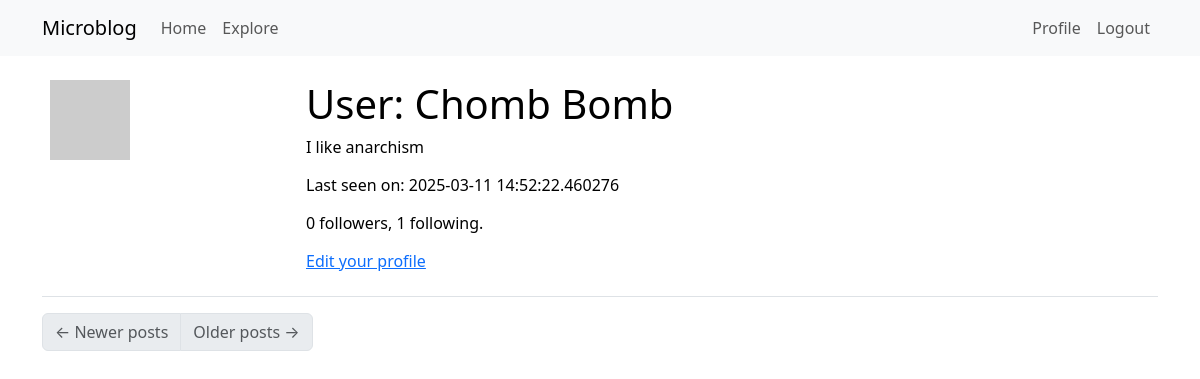
The app's page /user/Chomb Bomb (signed in), older data.
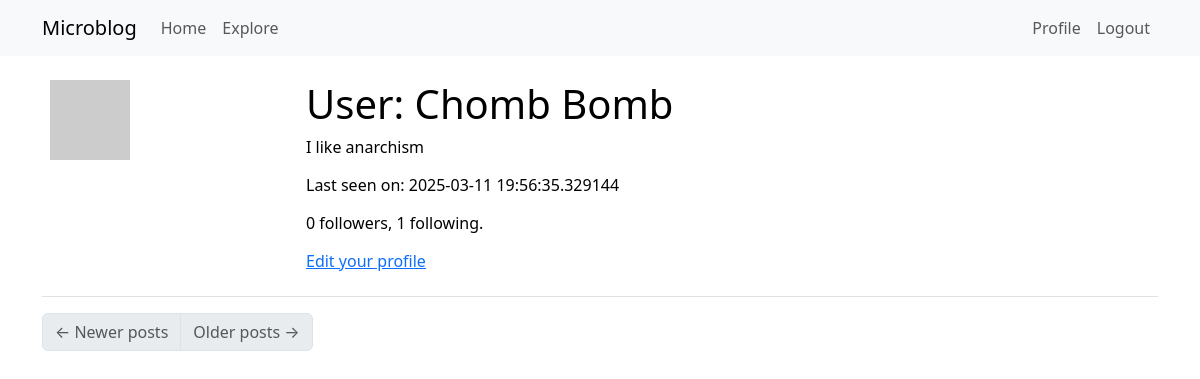
The same page, newer data.
### app/models.py (models this page shows, shortened)
class User(UserMixin, db.Model):
    id: so.Mapped[int] = so.mapped_column(primary_key=True)
    username: so.Mapped[str] = so.mapped_column(sa.String(64), index=True,
                                                unique=True)
    email: so.Mapped[str] = so.mapped_column(sa.String(120), index=True,
                                             unique=True)
    password_hash: so.Mapped[Optional[str]] = so.mapped_column(sa.String(256))
    about_me: so.Mapped[Optional[str]] = so.mapped_column(sa.String(140))
    last_seen: so.Mapped[Optional[datetime]] = so.mapped_column(
        default=lambda: datetime.now(timezone.utc))
    posts: so.WriteOnlyMapped['Post'] = so.relationship(
        back_populates='author')
    following: so.WriteOnlyMapped['User'] = so.relationship(
        secondary=followers, primaryjoin=(followers.c.follower_id == id),
        secondaryjoin=(followers.c.followed_id == id),
        back_populates='followers')
    followers: so.WriteOnlyMapped['User'] = so.relationship(
        secondary=followers, primaryjoin=(followers.c.followed_id == id),
        secondaryjoin=(followers.c.follower_id == id),
        back_populates='following')
    def avatar(self, size):
        digest = md5(self.email.lower().encode('utf-8')).hexdigest()
        return f'https://www.gravatar.com/avatar/{digest}?d=identicon&s={size}'
    def followers_count(self):
        query = sa.select(sa.func.count()).select_from(
            self.followers.select().subquery())
        return db.session.scalar(query)
    def following_count(self):
        query = sa.select(sa.func.count()).select_from(
            self.following.select().subquery())
        return db.session.scalar(query)

### app/routes.py (the view)
@app.route('/user/<username>')
@login_required
def user(username):
    user = db.first_or_404(sa.select(User).where(User.username == username))
    posts = [
        {'author': user, 'body': 'Test post #1'},
        {'author': user, 'body': 'Test post #2'}
    ]
    form = EmptyForm()
    return render_template('user.html', user=user, posts=posts, form=form)

### app/models.py (called while the page is built)
@login.user_loader
def load_user(id):
    return db.session.get(User, int(id))

### app/routes.py (called while the page is built)
@app.before_request
def before_request():
    if current_user.is_authenticated:
        current_user.last_seen = datetime.now(timezone.utc)
        db.session.commit()

### app/templates/user.html (shortened to what this page needs)
{% extends "base.html" %} {% block content %}
<table class="table table-hover">
  <tr>
    <td width="256px"><img src="{{ user.avatar(256) }}" /></td>
    <td>
      <h1>User: {{ user.username }}</h1>
      {% if user.about_me %}
      <p>{{ user.about_me }}</p>
      {% endif %} {% if user.last_seen %}
      <p>Last seen on: {{ user.last_seen }}</p>
      {% endif %}
      <p>
        {{ user.followers_count() }} followers, {{ user.following_count() }}
        following.
      </p>
      {% if user == current_user %}
      <p><a href="{{ url_for('edit_profile') }}">Edit your profile</a></p>
      {% endif %}
    </td>
  </tr>
</table>
<nav aria-label="Post navigation">
  <ul class="pagination">
    <li class="page-item{% if not prev_url %} disabled{% endif %}">
      <a class="page-link" href="{{ prev_url }}">
        <span aria-hidden="true">&larr;</span> Newer posts
      </a>
    </li>
    <li class="page-item{% if not next_url %} disabled{% endif %}">
      <a class="page-link" href="{{ next_url }}">
        Older posts <span aria-hidden="true">&rarr;</span>
      </a>
    </li>
  </ul>
</nav>
{% endblock %}

### app/templates/base.html (shortened to what this page needs)
<html lang="en">
   <head>
     <link
         href="https://cdn.jsdelivr.net/npm/bootstrap@5.3.2/dist/css/bootstrap.min.css"
         rel="stylesheet"
>
   </head>
   <body>
     <nav class="navbar navbar-expand-lg bg-body-tertiary">
       <div class="container">
         <a class="navbar-brand" href="{{ url_for('index') }}">Microblog</a>
         <div class="collapse navbar-collapse" id="navbarSupportedContent">
           <ul class="navbar-nav me-auto mb-2 mb-lg-0">
             <li class="nav-item">
               <a class="nav-link" aria-current="page" href="{{ url_for('index') }}">Home</a>
             </li>
             <li class="nav-item">
               <a class="nav-link" aria-current="page" href="{{ url_for('explore') }}">Explore</a>
             </li>
           </ul>
           <ul class="navbar-nav mb-2 mb-lg-0">
            {% if current_user.is_anonymous %}
            <li class="nav-item">
              <a class="nav-link" aria-current="page" href="{{ url_for('login') }}">Login</a>
            </li>
            {% else %}
            <li class="nav-item">
              <a class="nav-link" aria-current="page" href="{{ url_for('user', username=current_user.username) }}">Profile</a>
            </li>
            <li class="nav-item">
              <a class="nav-link" aria-current="page" href="{{ url_for('logout') }}">Logout</a>
            </li>
            {% endif %}
          </ul>
        </div>
      </nav>
      <div class="container mt-3">
        {% block content %}{% endblock %}
      </div>
    </body>
  </html>

Row changes from the older to the newer data that the page shows:
changed User "Chomb Bomb": last_seen "2025-03-11 14:52:22.460276" → "2025-03-11 19:56:35.329144"
